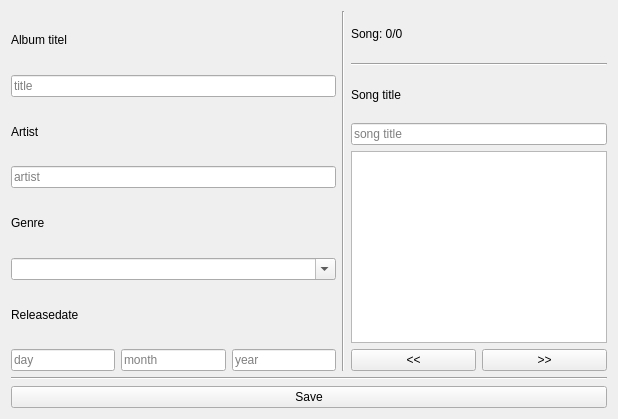
<?xml version="1.0" encoding="UTF-8"?>
<ui version="4.0">
 <class>Form</class>
 <widget class="QWidget" name="Form">
  <property name="geometry">
   <rect>
    <x>0</x>
    <y>0</y>
    <width>618</width>
    <height>419</height>
   </rect>
  </property>
  <property name="windowTitle">
   <string>Form</string>
  </property>
  <layout class="QVBoxLayout" name="verticalLayout_3">
   <item>
    <layout class="QHBoxLayout" name="horizontalLayout_2">
     <item>
      <layout class="QVBoxLayout" name="verticalLayout_6">
       <item>
        <layout class="QVBoxLayout" name="verticalLayout_5">
         <item>
          <widget class="QLabel" name="label">
           <property name="text">
            <string>Album titel</string>
           </property>
          </widget>
         </item>
         <item>
          <widget class="QLineEdit" name="albumtitle_input">
           <property name="placeholderText">
            <string>title</string>
           </property>
          </widget>
         </item>
        </layout>
       </item>
       <item>
        <layout class="QVBoxLayout" name="verticalLayout_2">
         <item>
          <widget class="QLabel" name="label_3">
           <property name="text">
            <string>Artist</string>
           </property>
          </widget>
         </item>
         <item>
          <widget class="QLineEdit" name="artist_input">
           <property name="text">
            <string/>
           </property>
           <property name="placeholderText">
            <string>artist</string>
           </property>
          </widget>
         </item>
        </layout>
       </item>
       <item>
        <layout class="QVBoxLayout" name="verticalLayout_7">
         <item>
          <widget class="QLabel" name="label_5">
           <property name="text">
            <string>Genre</string>
           </property>
          </widget>
         </item>
         <item>
          <widget class="QComboBox" name="genre_input">
           <property name="editable">
            <bool>true</bool>
           </property>
           <property name="maxVisibleItems">
            <number>5</number>
           </property>
           <property name="placeholderText">
            <string>genre</string>
           </property>
          </widget>
         </item>
        </layout>
       </item>
       <item>
        <layout class="QVBoxLayout" name="verticalLayout_4">
         <item>
          <widget class="QLabel" name="Releasedate_label">
           <property name="text">
            <string>Releasedate</string>
           </property>
          </widget>
         </item>
         <item>
          <layout class="QHBoxLayout" name="horizontalLayout_4">
           <item>
            <widget class="QLineEdit" name="rday_input">
             <property name="placeholderText">
              <string>day</string>
             </property>
            </widget>
           </item>
           <item>
            <widget class="QLineEdit" name="rmonth_input">
             <property name="placeholderText">
              <string>month</string>
             </property>
            </widget>
           </item>
           <item>
            <widget class="QLineEdit" name="ryear_input">
             <property name="placeholderText">
              <string>year</string>
             </property>
            </widget>
           </item>
          </layout>
         </item>
        </layout>
       </item>
      </layout>
     </item>
     <item>
      <widget class="Line" name="line">
       <property name="orientation">
        <enum>Qt::Orientation::Vertical</enum>
       </property>
      </widget>
     </item>
     <item>
      <layout class="QVBoxLayout" name="verticalLayout">
       <item>
        <widget class="QLabel" name="song_indicator">
         <property name="text">
          <string>Song: 0/0</string>
         </property>
        </widget>
       </item>
       <item>
        <widget class="Line" name="line_3">
         <property name="orientation">
          <enum>Qt::Orientation::Horizontal</enum>
         </property>
        </widget>
       </item>
       <item>
        <widget class="QLabel" name="label_2">
         <property name="text">
          <string>Song title</string>
         </property>
        </widget>
       </item>
       <item>
        <widget class="QLineEdit" name="songtitle_input">
         <property name="placeholderText">
          <string>song title</string>
         </property>
        </widget>
       </item>
       <item>
        <widget class="QGraphicsView" name="graphicsView">
         <property name="sizePolicy">
          <sizepolicy hsizetype="Fixed" vsizetype="Fixed">
           <horstretch>0</horstretch>
           <verstretch>0</verstretch>
          </sizepolicy>
         </property>
        </widget>
       </item>
       <item>
        <layout class="QHBoxLayout" name="horizontalLayout">
         <item>
          <widget class="QPushButton" name="previous_push">
           <property name="text">
            <string>&lt;&lt;</string>
           </property>
          </widget>
         </item>
         <item>
          <widget class="QPushButton" name="next_push">
           <property name="text">
            <string>&gt;&gt;</string>
           </property>
          </widget>
         </item>
        </layout>
       </item>
      </layout>
     </item>
    </layout>
   </item>
   <item>
    <widget class="Line" name="line_2">
     <property name="orientation">
      <enum>Qt::Orientation::Horizontal</enum>
     </property>
    </widget>
   </item>
   <item>
    <widget class="QPushButton" name="save_push">
     <property name="text">
      <string>Save</string>
     </property>
    </widget>
   </item>
  </layout>
 </widget>
 <resources/>
 <connections/>
</ui>
